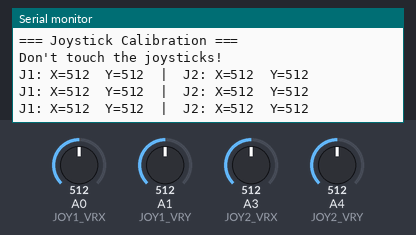
Bench run of a sketch on a simulated Arduino Uno, built with avr-gcc and run on an emulated ATmega328P. Shown: the last lines printed to the serial monitor. The test bench sets the inputs (shaded band); at power-on: A0 (JOY1_VRX) = 512, A1 (JOY1_VRY) = 512, A3 (JOY2_VRX) = 512, A4 (JOY2_VRY) = 512.

Above: at 2.2 s.
2.3 s: A0 (JOY1_VRX) set to 716
At 2.9 s:
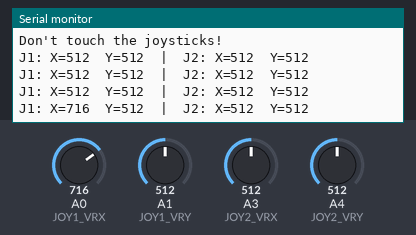
3.8 s: A1 (JOY1_VRY) set to 716
At 4.4 s:
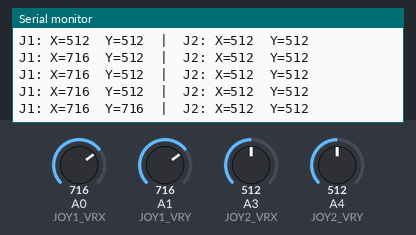
5.3 s: A3 (JOY2_VRX) set to 716
At 5.9 s:
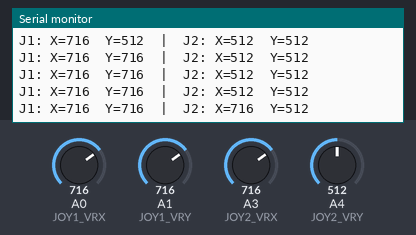
6.8 s: A4 (JOY2_VRY) set to 716
At 7.4 s:
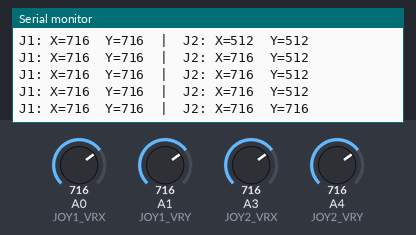
8.3 s: A0 (JOY1_VRX) set to 992
At 8.9 s:
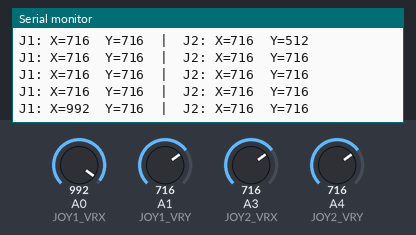
9.8 s: A1 (JOY1_VRY) set to 992
At 10.4 s:
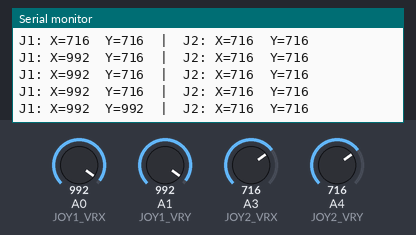
Timing chart, 0 to 12.3 s (numbered marks = the images above; inputs shaded):
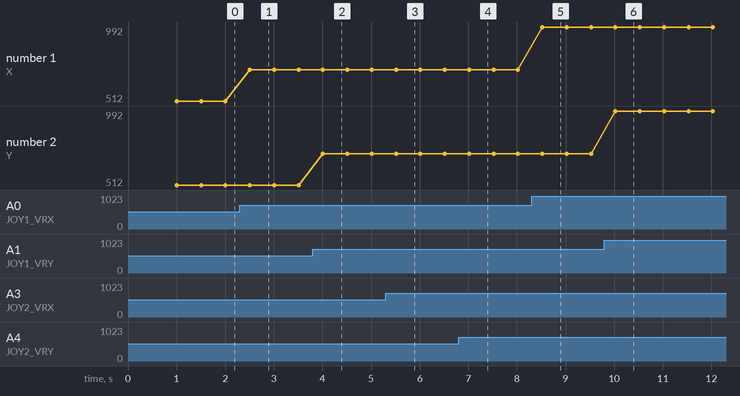

The sketch:

calibration.ino
```cpp
// Simple joystick calibration sketch
#define JOY1_VRX 0
#define JOY1_VRY 1
#define JOY2_VRX 3
#define JOY2_VRY 4

void setup() {
  Serial.begin(115200);
  delay(1000);
  Serial.println("=== Joystick Calibration ===");
  Serial.println("Don't touch the joysticks!");
  Serial.println("");
}

void loop() {
  int j1x = analogRead(JOY1_VRX);
  int j1y = analogRead(JOY1_VRY);
  int j2x = analogRead(JOY2_VRX);
  int j2y = analogRead(JOY2_VRY);

  Serial.print("J1: X=");
  Serial.print(j1x);
  Serial.print("  Y=");
  Serial.print(j1y);
  Serial.print("  |  J2: X=");
  Serial.print(j2x);
  Serial.print("  Y=");
  Serial.println(j2y);

  delay(500);
}
```

Measured:
- after the input at 2.3 s, the serial monitor: prints a new line after 0.21 s (image 1)
- after the input at 3.8 s, the serial monitor: prints a new line after 0.21 s (image 2)
- after the input at 5.3 s, the serial monitor: prints a new line after 0.21 s (image 3)
- after the input at 6.8 s, the serial monitor: prints a new line after 0.22 s (image 4)
- after the input at 8.3 s, the serial monitor: prints a new line after 0.22 s (image 5)
- after the input at 9.8 s, the serial monitor: prints a new line after 0.23 s (image 6)
- plotted number 1: 512 → 716 after the input at 2.3 s, 716 → 992 after the input at 8.3 s
